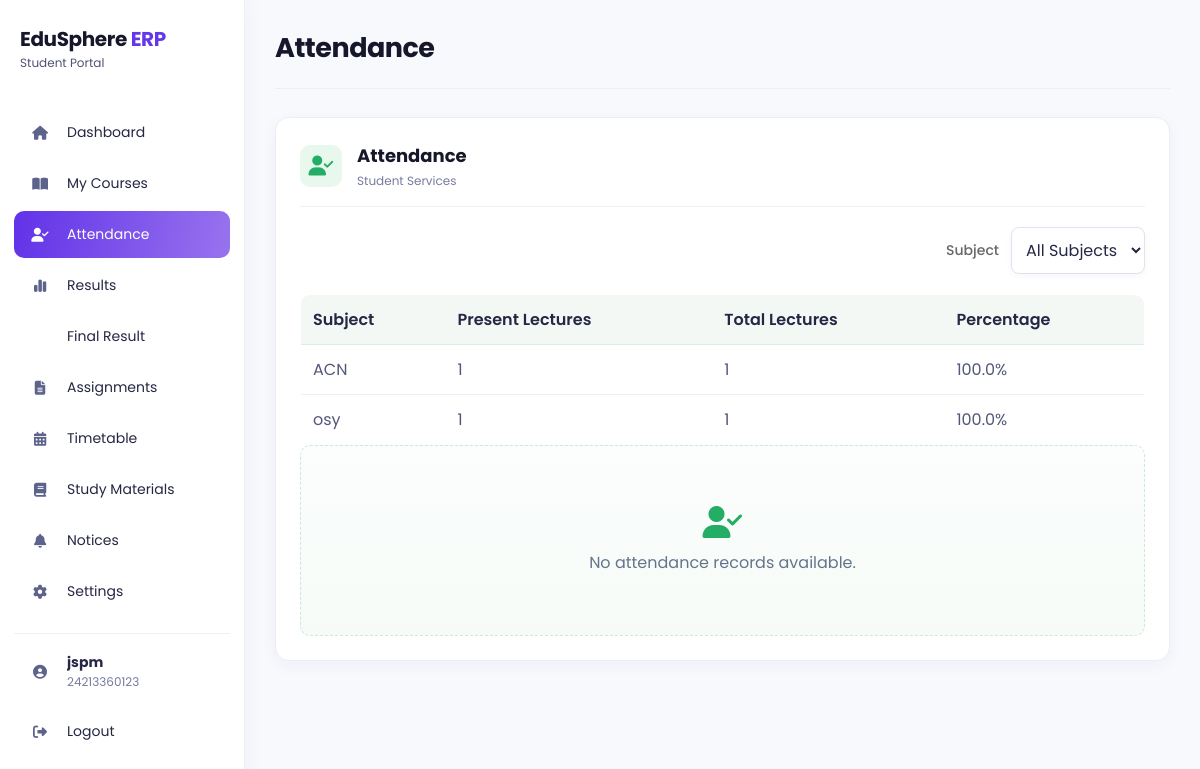
/student/attendance (signed in), run on the app's committed database.
### models/user.py (models this page shows, shortened)
class User(db.Model):
    __tablename__ = "users"
    id = db.Column(
        db.Integer,
        primary_key=True
    )
    full_name = db.Column(
        db.String(100),
        nullable=False
    )
    enrollment_no = db.Column(
        db.String(50),
        unique=True,
        nullable=True
    )
    employee_id = db.Column(
        db.String(50),
        unique=True,
        nullable=True
    )
    parent_id = db.Column(
        db.String(50),
        unique=True,
        nullable=True
    )
    admin_id = db.Column(
        db.String(50),
        unique=True,
        nullable=True
    )
    email = db.Column(
        db.String(120),
        unique=True,
        nullable=True
    )
    phone = db.Column(
        db.String(20),
        nullable=True
    )
    password = db.Column(
        db.String(200),
        nullable=False
    )
    role = db.Column(
        db.String(20),
        nullable=False
    )
    theme = db.Column(db.String(20), nullable=False, default="light", server_default="light")
    notifications_enabled = db.Column(db.Boolean, nullable=False, default=True, server_default="1")
    accent_color = db.Column(db.String(20), nullable=False, default="purple", server_default="purple")

### models/subject.py (models this page shows)
class Subject(db.Model):
    __tablename__ = "subjects"
    id = db.Column(db.Integer, primary_key=True)
    department = db.Column(db.String(100), nullable=False)
    name = db.Column(db.String(100), nullable=False)

### app.py (the view)
@app.route("/student/attendance")
def student_attendance():
    return render_student_section("attendance")

### app.py (called while the page is built)
def get_current_student_profile():
    if session.get("role") != "Student" or "user_id" not in session:
        return None, None
    user = db.session.get(User, session["user_id"])
    if not user or user.role != "Student":
        session.clear()
        return None, None
    student_profile = Student.query.filter_by(user_id=user.id).first()
    if not student_profile:
        student_profile = Student(user_id=user.id)
        db.session.add(student_profile)
        db.session.commit()
    return user, student_profile

def get_department_subjects(department):
    if not department:
        return []
    teacher_subjects = [
        subject
        for (subject,) in db.session.query(Teacher.subject).filter(
            Teacher.department == department,
            Teacher.subject.isnot(None),
            Teacher.subject != "",
        ).distinct().all()
    ]
    material_subjects = [
        subject
        for (subject,) in db.session.query(AcademicMaterial.subject).filter(
            AcademicMaterial.department == department,
            AcademicMaterial.subject.isnot(None),
            AcademicMaterial.subject != "",
        ).distinct().all()
    ]
    return sorted(set(teacher_subjects + material_subjects), key=str.casefold)

### templates/student_section.html (shortened to what this page needs)
<!DOCTYPE html>
<html lang="en">
<head>
    <link rel="stylesheet" href="{{ url_for('static', filename='css/student.css') }}">
    <link rel="stylesheet" href="{{ url_for('static', filename='css/palette.css') }}">
    <link rel="stylesheet" href="https://cdnjs.cloudflare.com/ajax/libs/font-awesome/6.6.0/css/all.min.css">
</head>
<body class="student-section-{{ active_page }} theme-{{ current_user.theme or 'light' }} accent-{{ current_user.accent_color or 'purple' }}">
<div class="sidebar">
    <div class="logo"><h2>EduSphere <span>ERP</span></h2><small>Student Portal</small></div>
    <ul>
        <li class="{% if active_page == 'dashboard' %}active{% endif %}" onclick="window.location.href='{{ url_for('student') }}'"><i class="fa-solid fa-house"></i><span>Dashboard</span></li>
        <li class="{% if active_page == 'library' %}active{% endif %}" onclick="window.location.href='{{ url_for('student_library') }}'"><i class="fa-solid fa-book-open"></i><span>My Courses</span></li>
        <li class="{% if active_page == 'attendance' %}active{% endif %}" onclick="window.location.href='{{ url_for('student_attendance') }}'"><i class="fa-solid fa-user-check"></i><span>Attendance</span></li>
        <li class="{% if active_page == 'results' %}active{% endif %}" onclick="window.location.href='{{ url_for('student_results') }}'"><i class="fa-solid fa-chart-simple"></i><span>Results</span></li>
        <li class="{% if active_page == 'final_results' %}active{% endif %}" onclick="window.location.href='{{ url_for('student_final_results') }}'"><span>Final Result</span></li>
        <li class="{% if active_page == 'assignments' %}active{% endif %}" onclick="window.location.href='{{ url_for('student_assignments') }}'"><i class="fa-solid fa-file-lines"></i><span>Assignments</span></li>
        <li class="{% if active_page == 'timetable' %}active{% endif %}" onclick="window.location.href='{{ url_for('student_timetable') }}'"><i class="fa-solid fa-calendar-days"></i><span>Timetable</span></li>
        <li class="{% if active_page == 'materials' %}active{% endif %}" onclick="window.location.href='{{ url_for('student_materials') }}'"><i class="fa-solid fa-book"></i><span>Study Materials</span></li>
        <li class="{% if active_page == 'notices' %}active{% endif %}" onclick="window.location.href='{{ url_for('student_notices') }}'"><i class="fa-solid fa-bell"></i><span>Notices</span></li>
        <li class="{% if active_page == 'settings' %}active{% endif %}" onclick="window.location.href='{{ url_for('student_settings') }}'"><i class="fa-solid fa-gear"></i><span>Settings</span></li>
        <li class="sidebar-profile {% if active_page == 'profile' %}active{% endif %}" onclick="window.location.href='{{ url_for('student_profile') }}'">
            <i class="fa-solid fa-circle-user"></i>
            <div class="sidebar-profile-details"><strong>{{ current_user.full_name }}</strong><small>{{ current_user.enrollment_no or 'Enrollment unavailable' }}</small></div>
        </li>
        <li onclick="window.location.href='{{ url_for('logout') }}'"><i class="fa-solid fa-right-from-bracket"></i><span>Logout</span></li>
    </ul>
</div>
<main class="main">
    <div class="topbar"><h2>{% if active_page == 'library' %}My Courses{% elif active_page == 'results' %}Results{% else %}{{ section_title }}{% endif %}</h2></div>
    <section class="profile-card">
        <div class="profile-heading">
            <i class="fa-solid {{ section_icon }}"></i>
            <div><h3>{% if active_page == 'library' %}My Courses{% elif active_page == 'results' %}Results{% else %}{{ section_title }}{% endif %}</h3><p>{% if active_page == 'results' and internal_average is not none %}Internal Performance: {{ internal_average }}%{% else %}Student Services{% endif %}</p></div>
        </div>
        {% if show_subject_filter %}
            <form class="subject-filter" method="GET" action="{{ url_for(section_endpoint) }}">
                <label for="subject">Subject</label>
                <select id="subject" name="subject" onchange="this.form.submit()">
                    <option value="">All Subjects</option>
                </select>
            </form>
        {% endif %}
        {% if active_page == 'attendance' %}
            {% if attendance_summary %}<table><tr><th>Subject</th><th>Present Lectures</th><th>Total Lectures</th><th>Percentage</th></tr>{% for item in attendance_summary %}<tr><td>{{ item.subject }}</td><td>{{ item.present }}</td><td>{{ item.total }}</td><td>{{ item.percentage }}%</td></tr>{% endfor %}</table>{% else %}<div class="overview-placeholder"><i class="fa-solid fa-calendar-xmark"></i><p>No attendance records available.</p></div>{% endif %}
        {% endif %}
        {% if active_page == 'timetable' %}
            <details class="student-schedule-add"><summary>Add Lecture</summary><form method="POST" action="{{ url_for('student_timetable') }}"><input type="hidden" name="action" value="add"><label>Day<select name="day_of_week" required>{% for day in ['Monday','Tuesday','Wednesday','Thursday','Friday','Saturday','Sunday'] %}<option value="{{ loop.index0 }}">{{ day }}</option>{% endfor %}</select></label><label>Start Time<input type="time" name="start_time" required></label><label>End Time<input type="time" name="end_time" required></label><label>Subject Name<input type="text" name="subject" required></label><label>Teacher Name (optional)<input type="text" name="teacher"></label><label>Room (optional)<input type="text" name="room"></label><button type="submit">Add Lecture</button></form></details>{% if schedules %}<div class="student-schedule-list">{% for schedule in schedules %}<div class="student-schedule-row"><div><strong>{{ ['Monday','Tuesday','Wednesday','Thursday','Friday','Saturday','Sunday'][schedule.day_of_week] }}</strong><span>{{ schedule.start_time }} – {{ schedule.end_time }}</span></div><div><strong>{{ schedule.subject }}</strong><small>{% if schedule.teacher %}{{ schedule.teacher }}{% endif %}{% if schedule.room %}{% if schedule.teacher %} · {% endif %}{{ schedule.room }}{% endif %}</small></div><form method="POST" action="{{ url_for('student_timetable') }}" onsubmit="return confirm('Remove this lecture from your timetable?');"><input type="hidden" name="action" value="delete"><input type="hidden" name="lecture_id" value="{{ schedule.id }}"><button type="submit" class="schedule-delete">Remove</button></form></div>{% endfor %}</div>{% else %}<div class="overview-placeholder schedule-empty"><i class="fa-solid fa-calendar-days"></i><p>No classes scheduled yet</p></div>{% endif %}
        {% else %}
            <div class="empty-state">
                <i class="fa-solid {{ section_icon }}"></i>
                <p>{{ empty_message }}</p>
            </div>
        {% endif %}
    </section>
</main>
</body>
</html>

### static/css/palette.css (style rules this page uses)
:root { --primary: #2563eb; --primary-dark: #1e3a8a; --accent: #6338e8; --surface: #ffffff; --page-background: #f4f7fc; --text: #17172b; --muted-text: #666666; }

### data on the page
User: full_name "jspm", enrollment_no "24213360123"
Subject: subject "ACN", present "1", total "1", percentage "100.0"
Subject: subject "osy", present "1", total "1", percentage "100.0"

### other printed values
{{ section_title }} "Attendance"
{{ empty_message }} "No attendance records available."
